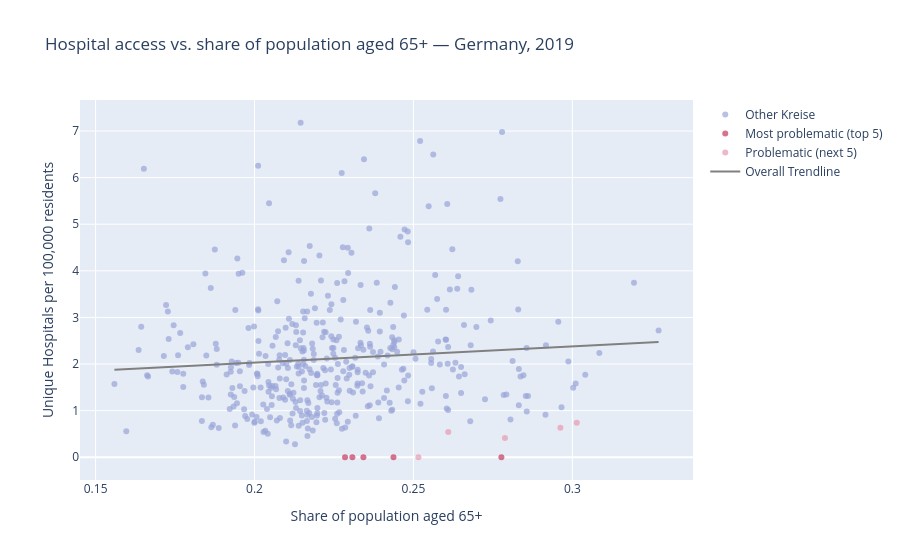

Notebook code for this chart:
### Code cell
fig = px.scatter(
    merged_2019,
    x="share_65_plus",
    y="hospitals_per_100k",
    color="category",
    color_discrete_map=color_map,
    hover_name="kreis_name",
    trendline="ols",
    trendline_scope="overall",          # one trendline for all data, not per category
    trendline_color_override="gray",
    title="Hospital access vs. share of population aged 65+ — Germany, 2019",
    labels={
        "share_65_plus":      "Share of population aged 65+",
        "hospitals_per_100k": "Unique Hospitals per 100,000 residents",
        "category":           "",       # hide the legend title
    },
    opacity=0.7,
)

fig.update_traces(textposition="top center", textfont_size=10)

fig.add_annotation(
    text=("Source: Destatis Krankenhausverzeichnis 2019 · "
          "Regionalstatistik table 12411-03-03-4 (Bevölkerung nach Altersgruppen).<br>"
          "Hamburg and Berlin excluded due to Kreis-granularity mismatch."),
    xref="paper", yref="paper",
    x=0, y=-0.28,
    showarrow=False,
    font=dict(size=10, color="gray"),
    xanchor="left",
)
fig.update_layout(margin=dict(b=80)) 

fig.show()

### Figure 1 — Plotly figure (JSON) as saved in the notebook; plotly's stock layout.template omitted (floating-point values rounded to 4 significant figures; data arrays with more than 128 entries replaced by an {"elided": "..."} marker saying what was removed)
{"data": [{"hovertemplate": "<b>%{hovertext}</b><br><br>=Other Kreise<br>Share of population aged 65+=%{x}<br>Unique Hospitals per 100,000 residents=%{y}<extra></extra>", "hovertext": {"elided": "389 str values"}, "legendgroup": "Other Kreise", "marker": {"color": "#9AA5D9", "opacity": 0.7, "symbol": "circle"}, "mode": "markers", "name": "Other Kreise", "orientation": "v", "showlegend": true, "textfont": {"size": 10}, "textposition": "top center", "type": "scatter", "x": {"elided": "389 float values"}, "xaxis": "x", "y": {"elided": "389 float values"}, "yaxis": "y"}, {"hovertemplate": "<b>%{hovertext}</b><br><br>=Most problematic (top 5)<br>Share of population aged 65+=%{x}<br>Unique Hospitals per 100,000 residents=%{y}<extra></extra>", "hovertext": ["      Zweibrücken, kreisfreie Stadt", "      Kusel, Landkreis", "      Rhein-Pfalz-Kreis", "      Fürth, Landkreis", "      Sächsische Schweiz-Osterzgebirge, Landkreis"], "legendgroup": "Most problematic (top 5)", "marker": {"color": "#C8385C", "opacity": 0.7, "symbol": "circle"}, "mode": "markers", "name": "Most problematic (top 5)", "orientation": "v", "showlegend": true, "textfont": {"size": 10}, "textposition": "top center", "type": "scatter", "x": [0.2343, 0.2437, 0.2285, 0.2308, 0.2777], "xaxis": "x", "y": [0.0, 0.0, 0.0, 0.0, 0.0], "yaxis": "y"}, {"hovertemplate": "<b>%{hovertext}</b><br><br>=Problematic (next 5)<br>Share of population aged 65+=%{x}<br>Unique Hospitals per 100,000 residents=%{y}<extra></extra>", "hovertext": ["      Zwickau, Landkreis", "      Meißen, Landkreis", "      Mansfeld-Südharz, Landkreis", "      Saalekreis", "      Sömmerda, Landkreis"], "legendgroup": "Problematic (next 5)", "marker": {"color": "#E89AAE", "opacity": 0.7, "symbol": "circle"}, "mode": "markers", "name": "Problematic (next 5)", "orientation": "v", "showlegend": true, "textfont": {"size": 10}, "textposition": "top center", "type": "scatter", "x": [0.2962, 0.2788, 0.3014, 0.261, 0.2516], "xaxis": "x", "y": [0.6349, 0.4137, 0.7411, 0.544, 0.0], "yaxis": "y"}, {"hovertemplate": "<b>OLS trendline</b><br>hospitals_per_100k = 3.47887 * share_65_plus + 1.33555<br>R<sup>2</sup>=0.006906<br><br>Share of population aged 65+=%{x}<br>Unique Hospitals per 100,000 residents=%{y} <b>(trend)</b><extra></extra>", "legendgroup": "Overall Trendline", "line": {"color": "gray"}, "mode": "lines", "name": "Overall Trendline", "showlegend": true, "textfont": {"size": 10}, "textposition": "top center", "type": "scatter", "x": {"elided": "399 float values"}, "xaxis": "x", "y": {"elided": "399 float values"}, "yaxis": "y"}], "layout": {"annotations": [{"font": {"color": "gray", "size": 10}, "showarrow": false, "text": "Source: Destatis Krankenhausverzeichnis 2019 · Regionalstatistik table 12411-03-03-4 (Bevölkerung nach Altersgruppen).<br>Hamburg and Berlin excluded due to Kreis-granularity mismatch.", "x": 0, "xanchor": "left", "xref": "paper", "y": -0.28, "yref": "paper"}], "legend": {"title": {"text": ""}, "tracegroupgap": 0}, "margin": {"b": 80}, "title": {"text": "Hospital access vs. share of population aged 65+ — Germany, 2019"}, "xaxis": {"anchor": "y", "domain": [0, 1], "title": {"text": "Share of population aged 65+"}}, "yaxis": {"anchor": "x", "domain": [0, 1], "title": {"text": "Unique Hospitals per 100,000 residents"}}}}
